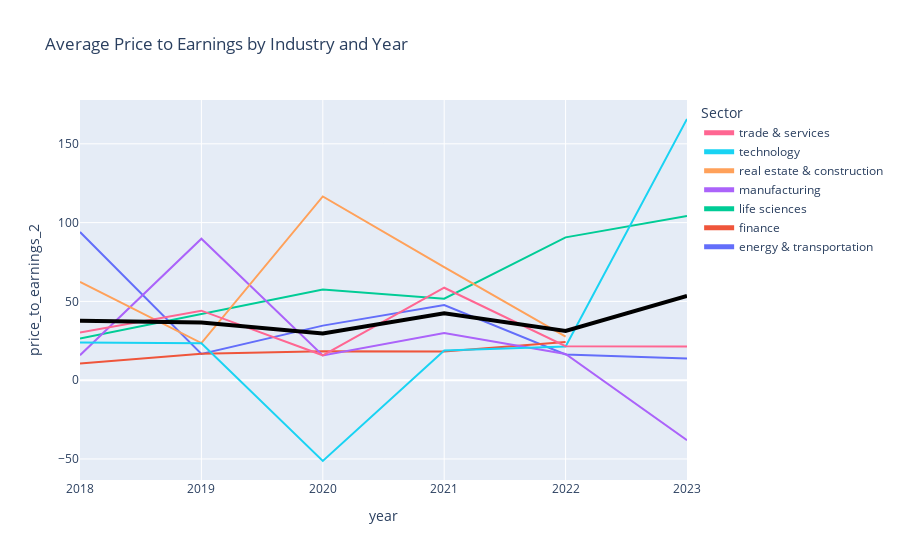

This figure's notebook cell:
### Code cell
def sector_metric_trend(df, grouping_columns = ['sector', 'year'], y = 'price_to_earnings_2'):
    df.reset_index(inplace=True)
    df['year'] = df['end_of_month'].dt.year

    plot_df = df.groupby(grouping_columns)[y].mean().reset_index()
    
    average_pe_yearly = plot_df.groupby(grouping_columns[1])[y].mean().reset_index()

    # Create the line plot for sectors
    fig = px.line(plot_df, x=grouping_columns[1], y=y, color=grouping_columns[0], 
                title='Average Price to Earnings by Industry and Year', 
                labels={'x':'Year', 'y':'Average Price to Earnings'},
                hover_data=[y])

    # Create the line plot for the yearly average
    average_trace = px.line(average_pe_yearly, x=grouping_columns[1], y=y).data[0]
    average_trace.name = 'Yearly Average'
    average_trace.line = dict(color='black', width=4)
    fig.add_trace(average_trace)

    # Update the layout to add the legend for the yearly average line
    fig.update_layout(
        showlegend=True,
        legend=dict(
            traceorder="reversed",
            title_text='Sector',
            itemsizing='constant'
        )
    )

    fig.show()

sector_metric_trend(df.copy())

### Figure 1 — Plotly figure (JSON) as saved in the notebook; plotly's stock layout.template omitted (floating-point values rounded to 4 significant figures)
{"data": [{"hovertemplate": "sector=energy & transportation<br>year=%{x}<br>price_to_earnings_2=%{y}<extra></extra>", "legendgroup": "energy & transportation", "line": {"color": "#636efa", "dash": "solid"}, "marker": {"symbol": "circle"}, "mode": "lines", "name": "energy & transportation", "orientation": "v", "showlegend": true, "type": "scatter", "x": [2018, 2019, 2020, 2021, 2022, 2023], "xaxis": "x", "y": [94.05, 16.62, 34.61, 47.7, 16.31, 13.77], "yaxis": "y"}, {"hovertemplate": "sector=finance<br>year=%{x}<br>price_to_earnings_2=%{y}<extra></extra>", "legendgroup": "finance", "line": {"color": "#EF553B", "dash": "solid"}, "marker": {"symbol": "circle"}, "mode": "lines", "name": "finance", "orientation": "v", "showlegend": true, "type": "scatter", "x": [2018, 2019, 2020, 2021, 2022], "xaxis": "x", "y": [10.61, 16.79, 18.43, 18.13, 24.24], "yaxis": "y"}, {"hovertemplate": "sector=life sciences<br>year=%{x}<br>price_to_earnings_2=%{y}<extra></extra>", "legendgroup": "life sciences", "line": {"color": "#00cc96", "dash": "solid"}, "marker": {"symbol": "circle"}, "mode": "lines", "name": "life sciences", "orientation": "v", "showlegend": true, "type": "scatter", "x": [2018, 2019, 2020, 2021, 2022, 2023], "xaxis": "x", "y": [26.39, 41.73, 57.47, 51.73, 90.63, 104.2], "yaxis": "y"}, {"hovertemplate": "sector=manufacturing<br>year=%{x}<br>price_to_earnings_2=%{y}<extra></extra>", "legendgroup": "manufacturing", "line": {"color": "#ab63fa", "dash": "solid"}, "marker": {"symbol": "circle"}, "mode": "lines", "name": "manufacturing", "orientation": "v", "showlegend": true, "type": "scatter", "x": [2018, 2019, 2020, 2021, 2022, 2023], "xaxis": "x", "y": [15.85, 89.81, 15.67, 29.88, 16.62, -38.09], "yaxis": "y"}, {"hovertemplate": "sector=real estate & construction<br>year=%{x}<br>price_to_earnings_2=%{y}<extra></extra>", "legendgroup": "real estate & construction", "line": {"color": "#FFA15A", "dash": "solid"}, "marker": {"symbol": "circle"}, "mode": "lines", "name": "real estate & construction", "orientation": "v", "showlegend": true, "type": "scatter", "x": [2018, 2019, 2020, 2021, 2022], "xaxis": "x", "y": [62.38, 23.57, 116.6, 71.8, 27.67], "yaxis": "y"}, {"hovertemplate": "sector=technology<br>year=%{x}<br>price_to_earnings_2=%{y}<extra></extra>", "legendgroup": "technology", "line": {"color": "#19d3f3", "dash": "solid"}, "marker": {"symbol": "circle"}, "mode": "lines", "name": "technology", "orientation": "v", "showlegend": true, "type": "scatter", "x": [2018, 2019, 2020, 2021, 2022, 2023], "xaxis": "x", "y": [23.97, 23.45, -51.3, 18.83, 21.41, 165.8], "yaxis": "y"}, {"hovertemplate": "sector=trade & services<br>year=%{x}<br>price_to_earnings_2=%{y}<extra></extra>", "legendgroup": "trade & services", "line": {"color": "#FF6692", "dash": "solid"}, "marker": {"symbol": "circle"}, "mode": "lines", "name": "trade & services", "orientation": "v", "showlegend": true, "type": "scatter", "x": [2018, 2019, 2020, 2021, 2022, 2023], "xaxis": "x", "y": [30.26, 44.1, 15.79, 58.66, 21.52, 21.38], "yaxis": "y"}, {"hovertemplate": "year=%{x}<br>price_to_earnings_2=%{y}<extra></extra>", "legendgroup": "", "line": {"color": "black", "width": 4}, "marker": {"symbol": "circle"}, "mode": "lines", "name": "Yearly Average", "orientation": "v", "showlegend": false, "type": "scatter", "x": [2018, 2019, 2020, 2021, 2022, 2023], "xaxis": "x", "y": [37.64, 36.58, 29.61, 42.39, 31.2, 53.41], "yaxis": "y"}], "layout": {"legend": {"itemsizing": "constant", "title": {"text": "Sector"}, "tracegroupgap": 0, "traceorder": "reversed"}, "showlegend": true, "title": {"text": "Average Price to Earnings by Industry and Year"}, "xaxis": {"anchor": "y", "domain": [0, 1], "title": {"text": "year"}}, "yaxis": {"anchor": "x", "domain": [0, 1], "title": {"text": "price_to_earnings_2"}}}}
